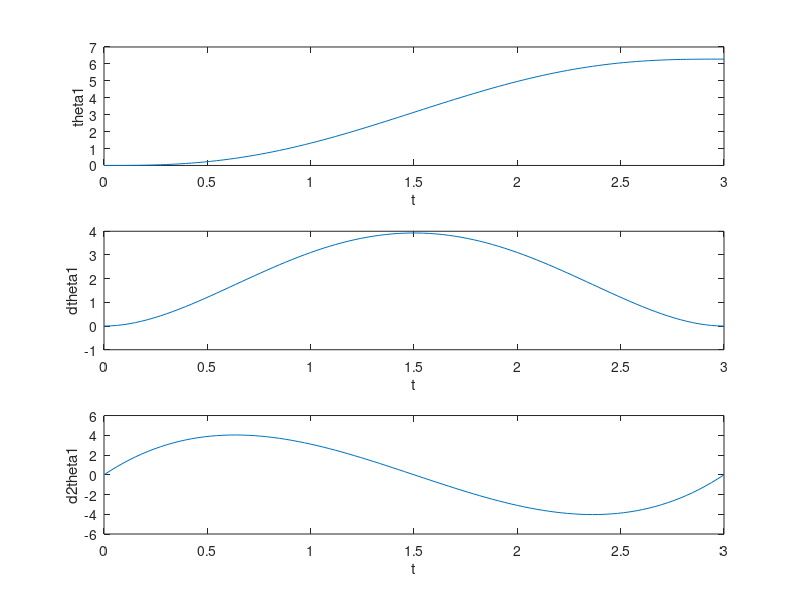
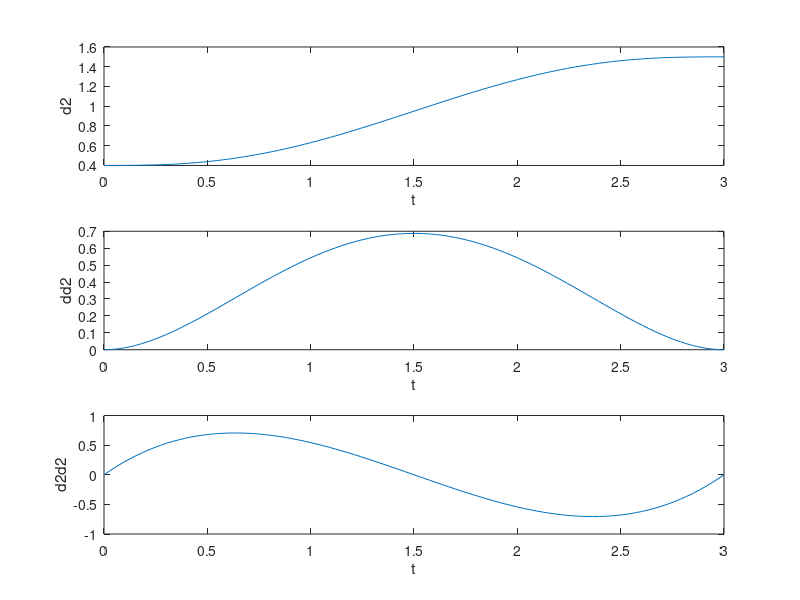
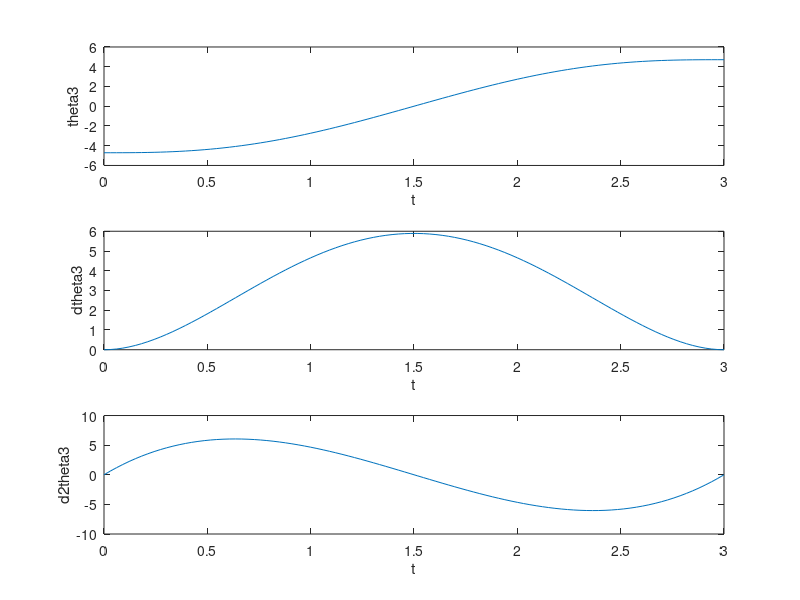
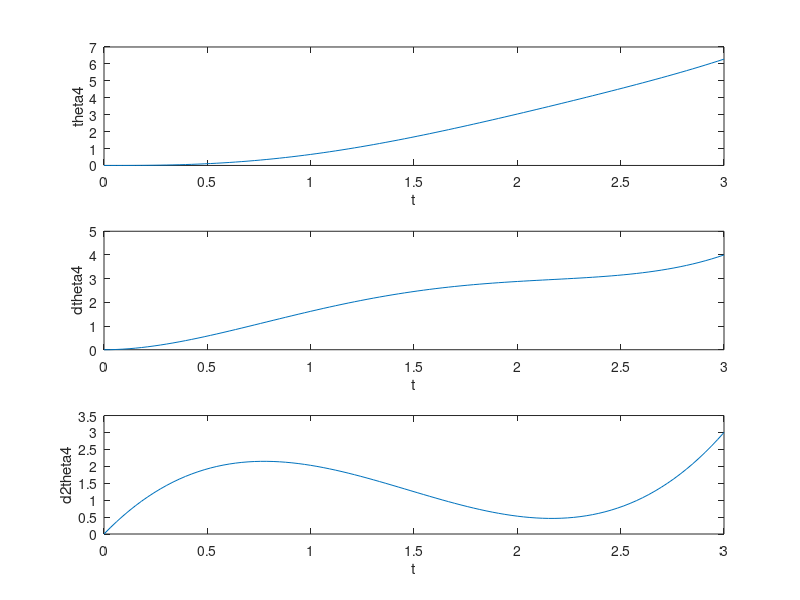

These figures' MATLAB source, in order:
clc
clearvars

%% theta1 
t0=0;
tf=3;
theta1i=0;
theta1f=2*pi;
dtheta1i=0;
dtheta1f=0;
d2theta1i=0;
d2theta1f=0;

A = [1 t0 t0.^2 t0.^3 t0.^4 t0.^5;
     0 1 2*t0 3*t0.^2 4*t0.^3 5*t0.^4;
     0 0 2 6*t0 12*t0.^2 20*t0.^3;
     1 tf tf.^2 tf.^3 tf.^4 tf.^5;
     0 1 2*tf 3*tf.^2 4*tf.^3 5*tf.^4;
     0 0 2 6*tf 12*tf.^2 20*tf.^3;];
 
 Q1 = [theta1i;dtheta1i;d2theta1i;theta1f;dtheta1f;d2theta1f];
 
 coeffs1 = inv(A)*Q1;
 
 t=linspace(t0,tf,100);
 theta1=coeffs1(1) + coeffs1(2)*t + coeffs1(3)*t.^2 + coeffs1(4)*t.^3 + coeffs1(5)*t.^4 + coeffs1(6)*t.^5;
 dtheta1= coeffs1(2) + 2*coeffs1(3)*t + 3*coeffs1(4)*t.^2 + 4*coeffs1(5)*t.^3 + 5*coeffs1(6)*t.^4;
 d2theta1= 2*coeffs1(3) + 6*coeffs1(4)*t + 12*coeffs1(5)*t.^2 + 20*coeffs1(6)*t.^3;
 
 figure(1)
 subplot(3,1,1);
 plot(t,theta1);
 xlabel('t');
 ylabel('theta1');
 subplot(3,1,2);
 plot(t,dtheta1);
 xlabel('t');
 ylabel('dtheta1');
 subplot(3,1,3);
 plot(t,d2theta1);
 xlabel('t');
 ylabel('d2theta1');
 
 %% d2
d2i=0.4;
d2f=1.5;
dd2i=0;
dd2f=0;
d2d2i=0;
d2d2f=0;

 Q2 = [d2i;dd2i;d2d2i;d2f;dd2f;d2d2f];
 
 coeffs2 = inv(A)*Q2;
 
 t=linspace(t0,tf,100);
 d2=coeffs2(1) + coeffs2(2)*t + coeffs2(3)*t.^2 + coeffs2(4)*t.^3 + coeffs2(5)*t.^4 + coeffs2(6)*t.^5;
 dd2= coeffs2(2) + 2*coeffs2(3)*t + 3*coeffs2(4)*t.^2 + 4*coeffs2(5)*t.^3 + 5*coeffs2(6)*t.^4;
 d2d2= 2*coeffs2(3) + 6*coeffs2(4)*t + 12*coeffs2(5)*t.^2 + 20*coeffs2(6)*t.^3;
 
 figure(2)
 subplot(3,1,1);
 plot(t,d2);
 xlabel('t');
 ylabel('d2');
 subplot(3,1,2);
 plot(t,dd2);
 xlabel('t');
 ylabel('dd2');
 subplot(3,1,3);
 plot(t,d2d2);
 xlabel('t');
 ylabel('d2d2');
 
 %% theta3 
theta3i=-3*pi/2;
theta3f=3*pi/2;
dtheta3i=0;
dtheta3f=0;
d2theta3i=0;
d2theta3f=0;

 Q3 = [theta3i;dtheta3i;d2theta3i;theta3f;dtheta3f;d2theta3f];
 
 coeffs3 = inv(A)*Q3;
 
 t=linspace(t0,tf,100);
 theta3=coeffs3(1) + coeffs3(2)*t + coeffs3(3)*t.^2 + coeffs3(4)*t.^3 + coeffs3(5)*t.^4 + coeffs3(6)*t.^5;
 dtheta3= coeffs3(2) + 2*coeffs3(3)*t + 3*coeffs3(4)*t.^2 + 4*coeffs3(5)*t.^3 + 5*coeffs3(6)*t.^4;
 d2theta3= 2*coeffs3(3) + 6*coeffs3(4)*t + 12*coeffs3(5)*t.^2 + 20*coeffs3(6)*t.^3;
 
 figure(3)
 subplot(3,1,1);
 plot(t,theta3);
 xlabel('t');
 ylabel('theta3');
 subplot(3,1,2);
 plot(t,dtheta3);
 xlabel('t');
 ylabel('dtheta3');
 subplot(3,1,3);
 plot(t,d2theta3);
 xlabel('t');
 ylabel('d2theta3');
 
%% theta4
theta4i=0;
theta4f=2*pi;
dtheta4i=0;
dtheta4f=4;
d2theta4i=0;
d2theta4f=3;

 Q4 = [theta4i;dtheta4i;d2theta4i;theta4f;dtheta4f;d2theta4f];
 
 coeffs4 = inv(A)*Q4;
 
 t=linspace(t0,tf,100);
 theta4=coeffs4(1) + coeffs4(2)*t + coeffs4(3)*t.^2 + coeffs4(4)*t.^3 + coeffs4(5)*t.^4 + coeffs4(6)*t.^5;
 dtheta4= coeffs4(2) + 2*coeffs4(3)*t + 3*coeffs4(4)*t.^2 + 4*coeffs4(5)*t.^3 + 5*coeffs4(6)*t.^4;
 d2theta4= 2*coeffs4(3) + 6*coeffs4(4)*t + 12*coeffs4(5)*t.^2 + 20*coeffs4(6)*t.^3;
 
 figure(4)
 subplot(3,1,1);
 plot(t,theta4);
 xlabel('t');
 ylabel('theta4');
 subplot(3,1,2);
 plot(t,dtheta4);
 xlabel('t');
 ylabel('dtheta4');
 subplot(3,1,3);
 plot(t,d2theta4);
 xlabel('t');
 ylabel('d2theta4');
 
 %% theta5
theta5i=-pi/2;
theta5f=pi/2;
dtheta5i=0;
dtheta5f=0;
d2theta5i=0;
d2theta5f=0;

 Q5 = [theta5i;dtheta5i;d2theta5i;theta5f;dtheta5f;d2theta5f];
 
 coeffs5 = inv(A)*Q5;
 
 t=linspace(t0,tf,100);
 theta5=coeffs5(1) + coeffs5(2)*t + coeffs5(3)*t.^2 + coeffs5(4)*t.^3 + coeffs5(5)*t.^4 + coeffs5(6)*t.^5;
 dtheta5= coeffs5(2) + 2*coeffs5(3)*t + 3*coeffs5(4)*t.^2 + 4*coeffs5(5)*t.^3 + 5*coeffs5(6)*t.^4;
 d2theta5= 2*coeffs5(3) + 6*coeffs5(4)*t + 12*coeffs5(5)*t.^2 + 20*coeffs5(6)*t.^3;
 
 figure(5)
 subplot(3,1,1);
 plot(t,theta5);
 xlabel('t');
 ylabel('theta5');
 subplot(3,1,2);
 plot(t,dtheta5);
 xlabel('t');
 ylabel('dtheta5');
 subplot(3,1,3);
 plot(t,d2theta5);
 xlabel('t');
 ylabel('d2theta5');
 